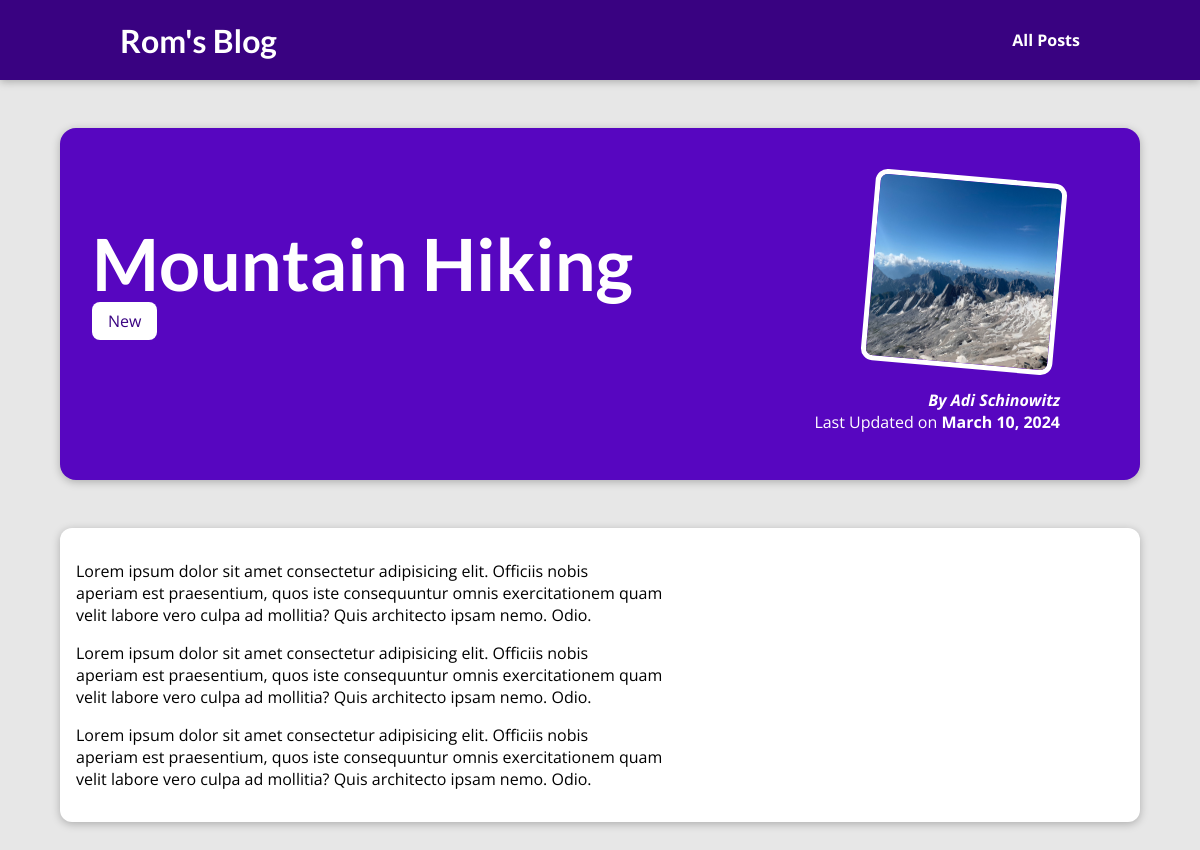
The app's page /posts/mountain-hiking with its own data.
### blog/models.py (models this page shows, shortened)
class Post(models.Model):
    title = models.CharField(max_length = 150)
    excerpt = models.CharField(max_length = 200)
    image_name = models.CharField(max_length = 100)
    date = models.DateField(auto_now=True)
    slug = models.SlugField(unique=True, db_index=True)
    content = models.TextField(validators=[MinLengthValidator(10)])
    author = models.ForeignKey(Author, on_delete=models.SET_NULL, related_name='posts', null=True)
    tags = models.ManyToManyField(Tag)

class Tag(models.Model):
    caption = models.CharField(max_length = 20)
    def __str__(self) -> str:
        return self.caption

class Author(models.Model):
    first_name = models.CharField(max_length = 100)
    last_name = models.CharField(max_length = 100)
    email = models.EmailField(max_length=254)
    def __str__(self) -> str:
        return self.first_name + " " + self.last_name

### blog/views.py (the view)
# urls.py: path("posts/<slug:slug>", views.show_post, name="post-detail-page")
def show_post(request, slug):
    post = get_object_or_404(Post, slug=slug)
    return render(request, "blog/post-detail.html", {
        "post" : post,
        "post_tags": post.tags.all()
    })

### blog/templates/blog/post-detail.html (shortened to what this page needs)
{% extends "base.html" %}
{% load static %}
{% block css_files %}
<link rel="stylesheet" href="{% static "blog/post-detail.css"%}">
{% endblock  %}
{% block content %}
    <section id="summary">
        <h2>{{post.title}}</h2>
        <div>{% for tag in post_tags %}
            <span class="tag">{{tag}}</span>
            {% endfor %}</div>
        <article>
            <img src="{% static "blog/images/"|add:post.image_name%}" alt="{{post.title}}" />
            <address>By <a href="mailto:{{post.author.email}}">{{post.author}}</a></address>
            <div>Last Updated on <time>{{post.date}}</time></div>
        </article>
    </section>
    <main>
        {{post.content|linebreaks}}
    </main>
{% endblock %}

### static/app.css (style rules this page uses)
* { box-sizing: border-box; }
html { font-family: 'Open Sans', 'Lato', sans-serif; }
body { margin: 0; }
h1, h2, h3 { font-family: 'Lato', sans-serif; font-weight: bold; }

### blog/static/blog/post-detail.css (style rules this page uses)
body { background-color: #e7e7e7; }
#summary { margin: 8rem auto 3rem auto; padding: 2rem; width: 90%; max-width: 90rem; border-radius: 16px; background-color: #5706c0; position: relative; box-shadow: 0 2px 8px rgba(0, 0, 0, 0.25); height: 22rem; }
#summary h2 { color: white; font-size: 4.5rem; margin-bottom: 0.25rem; }
#summary article { position: absolute; top: 2rem; right: 3rem; padding: 1rem 2rem; border-radius: 12px; text-align: right; color: white; }
#summary article img { width: 12rem; height: 12rem; border-radius: 12px; transform: rotateZ(5deg); border: 5px solid white; margin-bottom: 1rem; }
#summary address { font-weight: bold; }
#summary time { font-weight: bold; }
#summary a { color: white; text-decoration: None; }
main { width: 90%; max-width: 90rem; margin: 3rem auto; background-color: white; padding: 1rem; border-radius: 12px; box-shadow: 0 2px 8px rgba(0, 0, 0, 0.25); }
.tag { background-color: white; color:#390281; padding: 0.5rem 1rem; border-radius: 8px; }

### records on screen
Post: title "Mountain Hiking", image_name (picture), author "Adi Schinowitz", date "March 10, 2024", content "Lorem ipsum dolor sit amet consectetur adipisicing elit. Officiis nobis aperiam est praesentium, quos iste consequuntur omnis exercitationem quam velit labore vero culpa ad mollitia? Quis architecto ipsam nemo. Odio. Lorem ipsum dolor sit amet consectetur adipisicing elit. Officiis nobis aperiam est praesentium, quos iste consequuntur omnis exercitationem quam velit labore vero culpa ad mollitia? Quis architecto ipsam nemo. Odio. Lorem ipsum dolor sit amet consectetur adipisicing elit. Officiis nobis aperiam est praesentium, quos iste consequuntur omnis exercitationem quam velit labore vero culpa ad mollitia? Quis architecto ipsam nemo. Odio."
Tag: caption "New"
